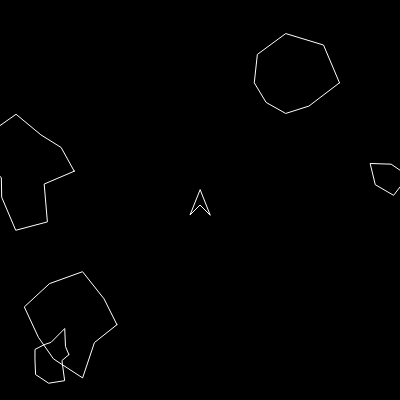
Frame 1 (no input)
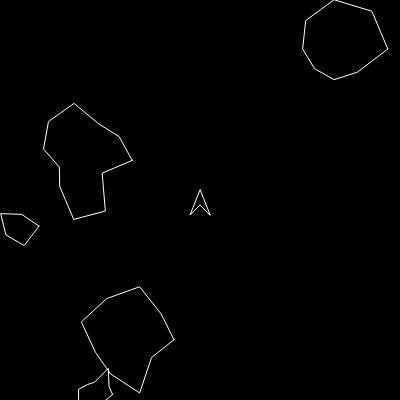
Frame 60 (no input)
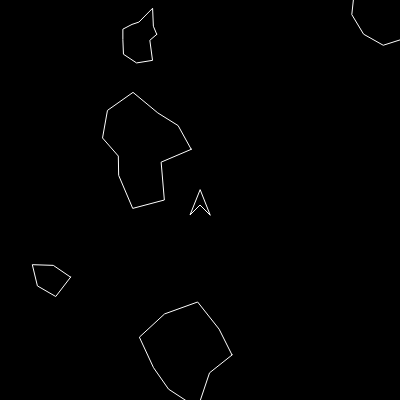
Frame 120 (the mouse pressed at the canvas centre since frame 60)

The p5.js sketch that drew these frames (run headless with seeded random() and noise() and a simulated clock; from frame 60 on, the mouse is pressed at the canvas centre):

// p5.js sketch
// ── sketch.js
var ship;
var asteroids = [];
var lasers = [];

function setup() {
  createCanvas(400, 400);
  ship = new Ship();
  for (let i = 0; i < 5; i++) {
    asteroids.push(new Asteroid());
  }
}

function draw() {
  background(0);

  for (let i = 0; i < asteroids.length; i++) {
    if (ship.hits(asteroids[i])) {
      console.log("OOF!");
      if (asteroids[i].r > 10) {
        var newAsteroids = asteroids[i].breakup();
        asteroids = asteroids.concat(newAsteroids);
      }
      asteroids.splice(i, 1);
      break;
    }
  }

  ship.render();
  ship.control();
  ship.update();

  for (let i = 0; i < asteroids.length; i++) {
    asteroids[i].render();
    asteroids[i].update();
  }

  for (let i = lasers.length - 1; i >= 0; i--) {
    lasers[i].render();
    lasers[i].update();
    if (lasers[i].offscreen()) {
      lasers.splice(i, 1);
    } else {
      for (let j = asteroids.length - 1; j >= 0; j--) {
        if (lasers[i].hits(asteroids[j])) {
          if (asteroids[j].r > 10) {
            var newAsteroids = asteroids[j].breakup();
            asteroids = asteroids.concat(newAsteroids);
          }
          asteroids.splice(j, 1);
          lasers.splice(i, 1);
          break;
        }
      }
    }
  }
}

// ── asteroid.js
function Asteroid(pos, r){
if(pos){
this.pos = pos.copy();
} else{
this.pos = createVector(random(width), random(height));
}
if(r){
this.r = r * 0.5;
} else {
this.r = random(15,50);
}

this.vel = p5.Vector.random2D();
this.total = floor(random(5,15));
this.offset = [];
for(var i = 0; i < this.total; i++){
this.offset[i] = random(-this.r * 0.5, this.r * 0.5);
}

this.update = function(){
this.pos.add(this.vel);
if(this.pos.x > width) this.pos.x = 0;
if(this.pos.y > height) this.pos.y = 0;
if(this.pos.y < 0) this.pos.y = height;
if(this.pos.x < 0) this.pos.x = width;
}

this.render = function(){
push();
translate(this.pos.x, this.pos.y);
noFill();
stroke(255);
//ellipse(0,0,50,50);
beginShape();
for(var i = 0; i < this.total; i++){
var angle = map(i, 0,this.total,0,TWO_PI);
var r = this.r + this.offset[i];
var x = r*cos(angle);
var y = r*sin(angle);
vertex(x,y);
}
endShape(CLOSE);
pop();
}

this.breakup = function(){
var newA = [];
newA[0] = new Asteroid(this.pos, this.r);
newA[1] = new Asteroid(this.pos, this.r);
return newA;
}

}


// ── laser.js
function Laser(spos, angle) {
  this.pos = createVector(spos.x, spos.y);
  this.vel = p5.Vector.fromAngle(angle);
  this.vel.mult(10);

  this.render = function () {
    push();
    stroke(255);
    strokeWeight(4);
    point(this.pos.x, this.pos.y);
    pop();
  };

  this.update = function () {
    this.pos.add(this.vel);
  };

  this.hits = function (asteroid) {
    let d = dist(this.pos.x, this.pos.y, asteroid.pos.x, asteroid.pos.y);
    if (d < asteroid.r) return true;
    else return false;
  };


this.offscreen = function(){
  if(this.pos.x > width || this.pos.x < 0 || this.pos.y > height || this.pos.y < 0){
    return true;
  }
  return false;
}
}

// ── ship.js
function Ship() {
  this.pos = createVector(width / 2, height / 2);
  this.heading = 0;
  this.vel = createVector(0,0);
  
  this.update = function(){
    this.pos.add(this.vel);
    if(this.pos.x > width) this.pos.x = 0;
    if(this.pos.y > height) this.pos.y = 0;
    if(this.pos.y < 0) this.pos.y = height;
    if(this.pos.x < 0) this.pos.x = width;
  }
  
  this.boost = function(){
    var force = p5.Vector.fromAngle(this.heading - PI/2);
    force.mult(0.1);
    this.vel.add(force);
  }
  
  this.brake = function(){
    var force = p5.Vector.fromAngle(this.heading - 3*PI/2);
    force.mult(0.1);
    this.vel.add(force);
  }

  this.render = function() {
    push();
    translate(this.pos.x, this.pos.y);
    //print(this.heading);
    rotate(this.heading);
    noFill();
    stroke(255);
    quad(0, -10, -10, 15, 0, 5, 10, 15);
    pop();
  }
  
  this.hits = function(asteroid){
    var d = dist(this.pos.x, this.pos.y, asteroid.pos.x, asteroid.pos.y);
    if(d < asteroid.r){
      return true;
    }else{
      return false;
    }
  }

  this.control = function() {
    if(keyIsDown(LEFT_ARROW)) ship.turn(-0.1);
    if(keyIsDown(RIGHT_ARROW)) ship.turn(0.1);
    if(keyIsDown(UP_ARROW)) ship.boost();
    if(keyIsDown(DOWN_ARROW)) ship.brake();
    if(keyIsDown(32)) lasers.push(new Laser(ship.pos, ship.heading - PI/2));
  }

  this.turn = function(a) {
    this.heading += a;
  }
}
